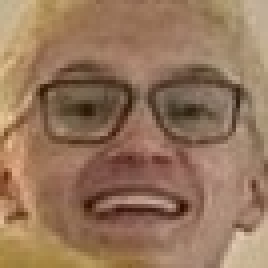
#> input picture Classes/face_0.jpg, 67 x 67 px (shown 4 times larger)
$ python FaceDetector.py
#> lines starting #> are read from the running program, lines starting #| are printed output that depends on the picture; after the words box and inside, x2 and y2 are one past the last pixel; in counts of white or black regions, pixels touching at a corner belong together
### ImageDetector.py
import cv2
import os

class ImageDetector:
    def __init__(self, knownDir):
        # Load the known faces and their names from the folder
#> called with knownDir = 'Classes'
        self.known_faces_dir = knownDir
        self.known_faces = []
        self.known_names = []

        self.face_cascade = cv2.CascadeClassifier('env\Lib\site-packages\cv2\data\haarcascade_frontalface_default.xml')

        for filename in os.listdir(self.known_faces_dir):
            image = cv2.imread(os.path.join(self.known_faces_dir, filename))
#> image is the input picture: shape (67, 67, 3); mean B, G, R 91.6, 117.2, 149.6
            gray = cv2.cvtColor(image, cv2.COLOR_BGR2GRAY)
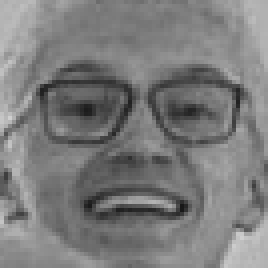
#> gray: shape (67, 67) (shown 4 times larger); min 24, max 207, mean 124
            faces = self.face_cascade.detectMultiScale(gray, scaleFactor=1.1, minNeighbors=5)
#> faces = [[5, 5, 59, 59]]
            if len(faces) == 1:
                (x, y, w, h) = faces[0]
#> x = 5; y = 5; w = 59; h = 59
                face_roi = gray[y:y+h, x:x+w]
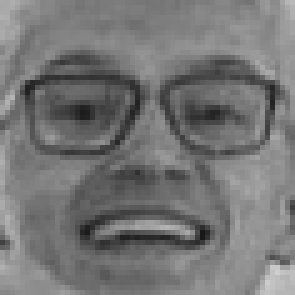
#> face_roi: shape (59, 59) (shown 5 times larger); min 24, max 206, mean 117.4
                face_roi = cv2.resize(face_roi, (128, 128))
#> face_roi: shape (128, 128)
                self.known_faces.append(face_roi)
                self.known_names.append(os.path.splitext(filename)[0])
#> pass 2 of the loop in __init__, `for filename in os.listdir(self.known_faces_dir):`:
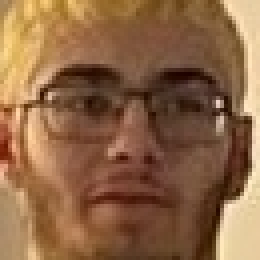
#> input picture Classes/face_1.jpg, 65 x 65 px (shown 4 times larger)
#> in __init__, image is the input picture: shape (65, 65, 3); mean B, G, R 69.5, 101.9, 141.7
#> in __init__, `gray = cv2.cvtColor(image, cv2.COLOR_BGR2GRAY)`:
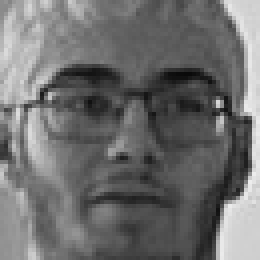
#> gray: shape (65, 65) (shown 4 times larger); min 10, max 237, mean 110.1
#> in __init__, `faces = self.face_cascade.detectMultiScale(gray, scaleFactor=1.1, minN..`: faces = [[5, 5, 58, 58]]
#> in __init__, `(x, y, w, h) = faces[0]`: w = 58
#> in __init__, `face_roi = cv2.resize(face_roi, (128, 128))`:
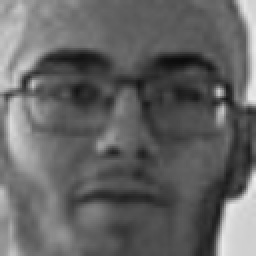
#> face_roi: shape (128, 128) (shown 2 times larger); min 12, max 237, mean 99.6
#> pass 3 of the loop in __init__, `for filename in os.listdir(self.known_faces_dir):`:
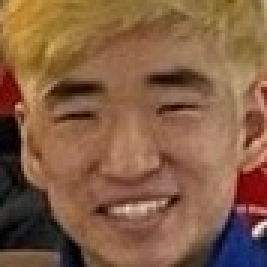
#> input picture Classes/face_10.jpg, 89 x 89 px (shown 3 times larger)
#> in __init__, image is the input picture: shape (89, 89, 3); mean B, G, R 68.3, 94.6, 132
#> in __init__, `gray = cv2.cvtColor(image, cv2.COLOR_BGR2GRAY)`:
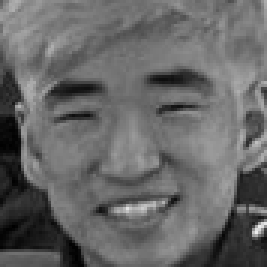
#> gray: shape (89, 89) (shown 3 times larger); min 0, max 237, mean 102.8
#> in __init__, `faces = self.face_cascade.detectMultiScale(gray, scaleFactor=1.1, minN..`: faces = [[4, 6, 78, 78]]
#> in __init__, `(x, y, w, h) = faces[0]`: x = 4; y = 6; w = 78
#> in __init__, `face_roi = gray[y:y+h, x:x+w]`:
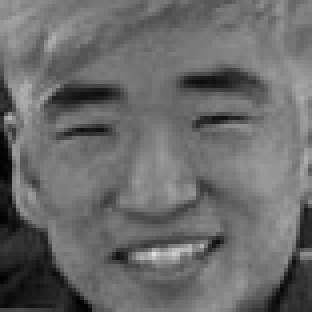
#> face_roi: shape (78, 78) (shown 4 times larger); min 0, max 225, mean 105.9
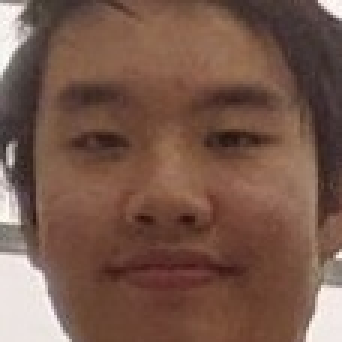
#> input picture peter.jpg, 114 x 114 px, given in place of the camera (shown 3 times larger)
#> further down, frame is the input picture: shape (114, 114, 3); mean B, G, R 75.1, 88.3, 119.3

    def detect(self, img):
        # Load the image to search for faces
        image = img
        gray = cv2.cvtColor(image, cv2.COLOR_BGR2GRAY)
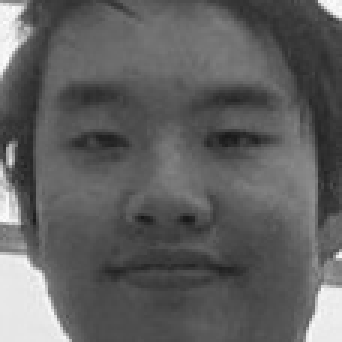
#> gray: shape (114, 114) (shown 3 times larger); min 23, max 252, mean 96.1

        # Find all the faces in the image
        face_cascade = cv2.CascadeClassifier('haarcascade_frontalface_default.xml')
        faces = face_cascade.detectMultiScale(gray, scaleFactor=1.1, minNeighbors=5)
#> faces = [[6, 8, 101, 101]]

        # Loop through each face found in the image
        for (x, y, w, h) in faces:
            # Resize and preprocess the face
            face_roi = gray[y:y+h, x:x+w]
            face_roi = cv2.resize(face_roi, (128, 128))

            # Compare the face to the known faces
            match = None
            for i, known_face in enumerate(self.known_faces):
                similarity = cv2.compareHist(cv2.calcHist([known_face], [0], None, [256], [0, 256]),
                                            cv2.calcHist([face_roi], [0], None, [256], [0, 256]),
                                            cv2.HISTCMP_CORREL)
                if similarity > 0.8:
                    match = i
                    break

            # Draw a box around the face
            cv2.rectangle(image, (x, y), (x+w, y+h), (0, 255, 0), 2)

            # Write the name of the face found
            font = cv2.FONT_HERSHEY_SIMPLEX
            if match is None:
                cv2.putText(image, "Unknown", (x, y-10), font, 1, (0, 0, 255), 2)
            else:
                name = self.known_names[match]
                cv2.putText(image, name, (x, y-10), font, 1, (0, 255, 0), 2)
                match_path = os.path.join(self.known_faces_dir, name + '.jpg')
                print(f"Match found with {match_path}")
#> this loop made 1 pass
#> (x, y, w, h, font, name) on pass 1: (6, 8, 101, 101, 0, 'face_1')
#| Match found with Classes/face_1.jpg
#> pass 1, in detect, `face_roi = gray[y:y+h, x:x+w]`:
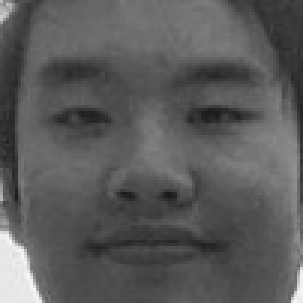
#> face_roi: shape (101, 101) (shown 3 times larger); min 23, max 248, mean 90.5
#> after the loop:
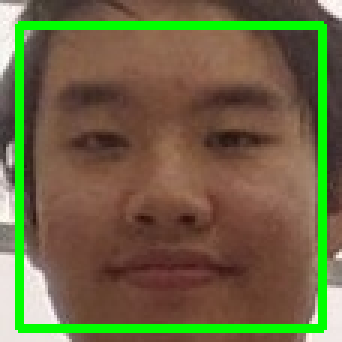
#> image: shape (114, 114, 3) (shown 3 times larger); 9.3% of pixels changed, all inside (x1, y1, x2, y2) = (5, 7, 109, 111)

        # Display the final image with names and matches
        cv2.imshow('Image', image)
        #cv2.waitKey(0)
        #cv2.destroyAllWindows()

### FaceDetector.py
import cv2
from ImageDetector import ImageDetector

# Create a video capture object
cap = cv2.VideoCapture(0)
detector = ImageDetector("Classes")

# Check if the webcam is opened correctly
if not cap.isOpened():
    raise IOError("Cannot open webcam")

# Start an infinite loop
while True:
    # Capture the video frame
    ret, frame = cap.read()

    detector.detect(frame)

    # Display the resulting frame
    #cv2.imshow("Webcam", frame)

    # The 'q' button is set as the
    # quitting button you may use any
    # desired button of your choice.
    if cv2.waitKey(1) & 0xFF == ord('q'):
#> (key q is pressed here)
        break

# After the loop release the cap object
cap.release()

# Destroy all the windows
cv2.destroyAllWindows()
